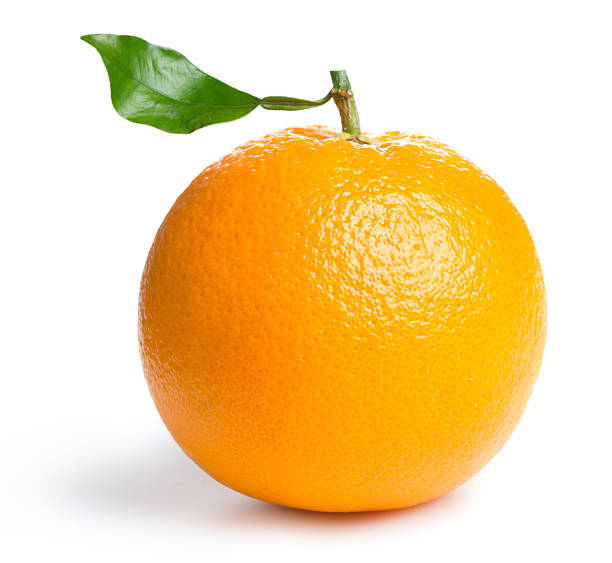
#> input picture OpenCV_Python_Tutorials/Working_with_Images/Image_Processing/orange.jpg, 612 x 563 px
$ jupyter execute 09_Histograms_Equalization_in_OpenCV.ipynb
#> lines starting #> are read from the running program, lines starting #| are printed output that depends on the picture
### Histograms Equalization in OpenCV

Histogram equalization is a method in image processing of contrast adjustment using the image’s histogram. This method usually increases the global contrast of many images, especially when the usable data of the image is represented by close contrast values. Through this adjustment, the intensities can be better distributed on the histogram. This allows for areas of lower local contrast to gain a higher contrast. Histogram equalization accomplishes this by effectively spreading out the most frequent intensity values. The method is useful in images with backgrounds and foregrounds that are both bright or both dark. OpenCV has a function to do this, cv2.equalizeHist(). Its input is just grayscale image and output is our histogram equalized image.

[cell 1]
import cv2
import numpy as np

[cell 2]
# read the image
image = cv2.imread("orange.jpg", 0)
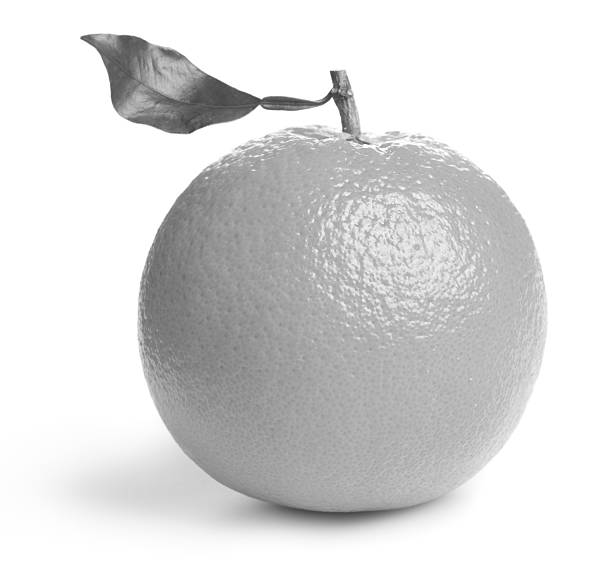
#> image: shape (563, 612); min 52, max 255, mean 217.8

# creating a Histograms Equalization of a image using cv2.equalizeHist()
equ = cv2.equalizeHist(image)
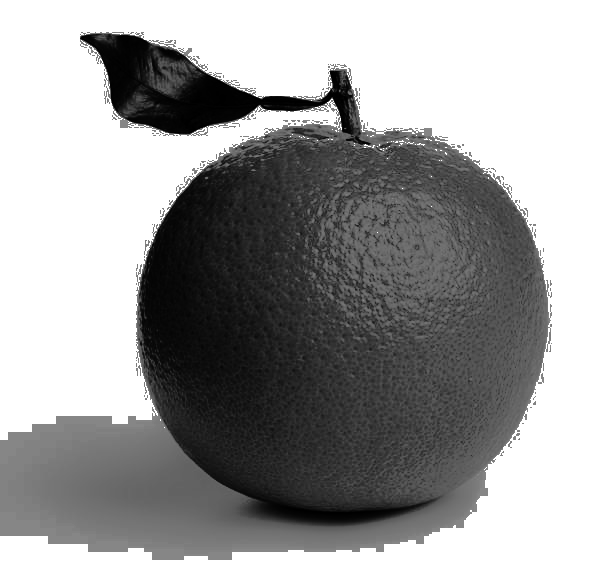
#> equ: shape (563, 612); min 0, max 255, mean 156.7

# stacking images side-by-side
res = np.hstack((image, equ))
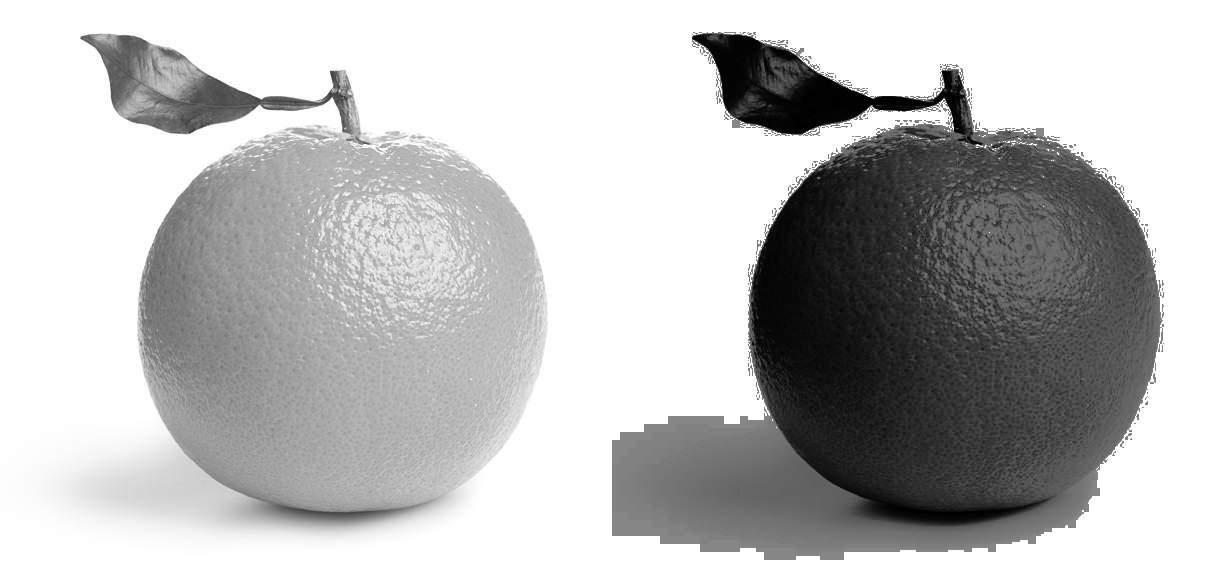
#> res: shape (563, 1224); min 0, max 255, mean 187.3

# show image input vs output
cv2.imshow('image', res)

cv2.waitKey(0)
cv2.destroyAllWindows()
